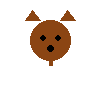

Write the Python code that produced this figure.
from PIL import Image, ImageDraw

# Create a new RGBA image with a transparent background
image = Image.new("RGBA", (100, 100), (255, 255, 255, 0))
draw = ImageDraw.Draw(image)

lynx_color = "saddlebrown"
ear_inner_color = "lightgrey"
eye_nose_color = "black"

draw.ellipse((30, 20, 70, 60), fill=lynx_color)

# Decreased the Y coordinates to lower the ears
draw.polygon([(25, 20), (32, 10), (40, 20)], fill=lynx_color)
draw.polygon([(60, 20), (67, 10), (75, 20)], fill=lynx_color)

draw.ellipse((40, 35, 45, 40), fill=eye_nose_color)
draw.ellipse((55, 35, 60, 40), fill=eye_nose_color)

draw.ellipse((47, 45, 53, 51), fill=eye_nose_color)

draw.line((50, 60, 50, 65), fill=lynx_color, width=4)

image.save("renard.png")
